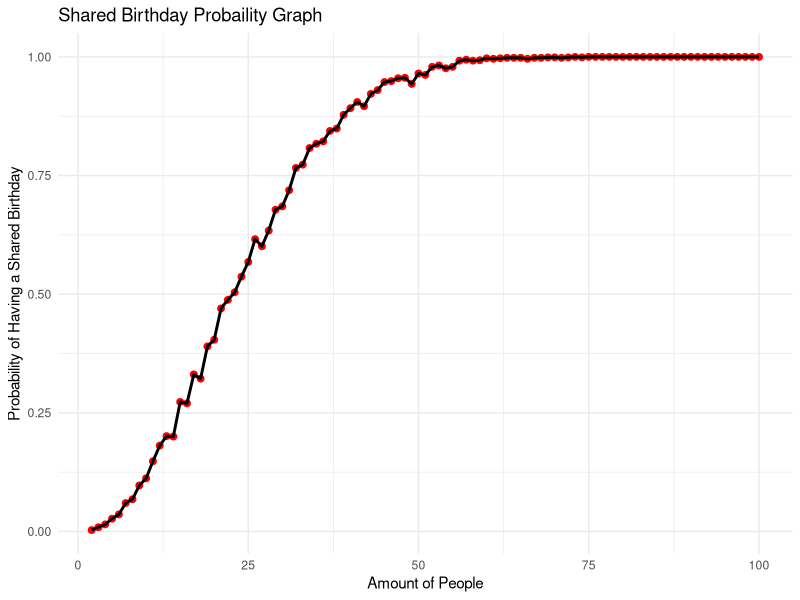
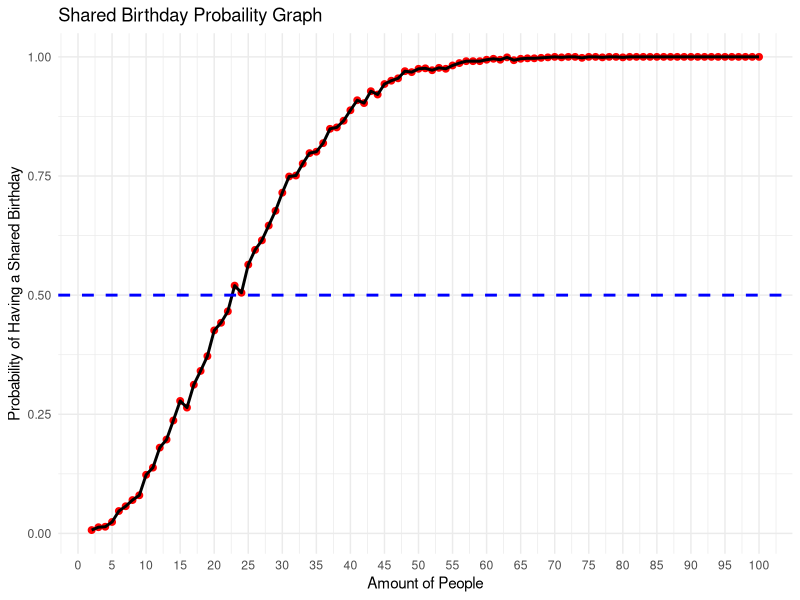

Reproduce these figures in R, in order.
## ---- chunk 1
library(tidyverse)
library(purrr)
library(ggplot2)
## ---- chunk 2
sim_shared_bday <- function(N){
  bdays <- sample(1:365, N, replace = TRUE)
  return(length(bdays) != length(unique(bdays)))
}
## ---- chunk 3
estimate_shared_bday <- function(N, num_sims){
  outcome <- sapply(1:num_sims, function(x) sim_shared_bday(N))
  return(mean(outcome))
}
## ---- chunk 4
grp_size <- 2:100
num_sims <- 1000 
prob <- map_dbl(grp_size, ~ estimate_shared_bday(.x, num_sims))
data <- data.frame(group_size = grp_size, probability = prob)

ggplot(data, aes(x = group_size, y = probability)) + 
  geom_point(color = "red", size = 2) + 
  geom_line(size = 1) + 
  labs(
    title = "Shared Birthday Probaility Graph",
    x = "Amount of People",
    y = "Probability of Having a Shared Birthday"
  ) + 
  theme_minimal()
## ---- chunk 5
grp_size <- 2:100
num_sims <- 1000 
prob <- map_dbl(grp_size, ~ estimate_shared_bday(.x, num_sims))
data <- data.frame(group_size = grp_size, probability = prob)

ggplot(data, aes(x = group_size, y = probability)) + 
  geom_point(color = "red", size = 2) + 
  geom_line(size = 1) + 
  geom_hline(yintercept = 0.5, linetype = "dashed", color = "blue", size = 1) + 
  scale_x_continuous(breaks = seq(0, 100, by = 5)) + 
  labs(
    title = "Shared Birthday Probaility Graph",
    x = "Amount of People",
    y = "Probability of Having a Shared Birthday"
  ) + 
  theme_minimal()
